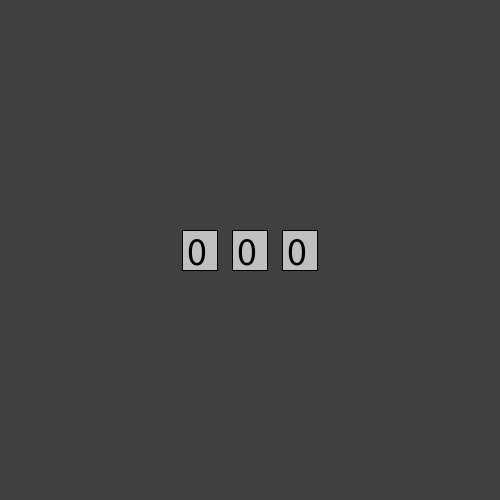
Frame 1 (no input)
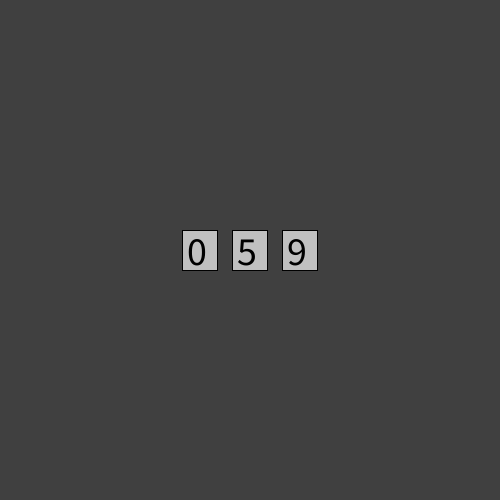
Frame 60 (the mouse pressed at the canvas centre just before this capture)
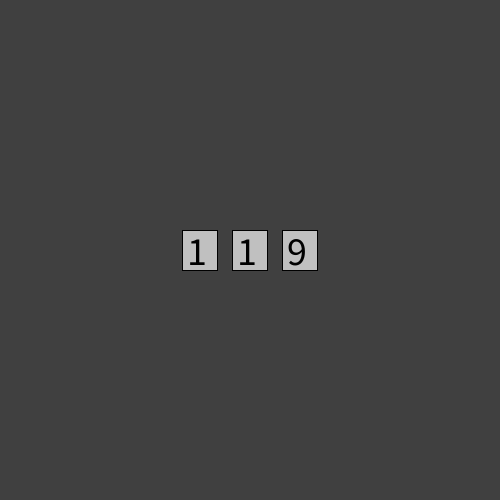
Frame 120 (the mouse held since frame 60 and released just before this capture)

The Processing sketch that drew these frames (run headless with seeded random() and noise(); from frame 60 on, the mouse is pressed at the canvas centre):

// Processing sketch: NumberBoxesAnimated
// ── NumberBoxesAnimated.pde
/* Example
   Draw a 3-digit positive integer, one digit at a time, inside
   boxes in the centre of the canvas.
   Make the positive integer start at 0 and count up by 1 each frame.
*/

//The number to draw in the boxes
int num = 0;
//The number of digits of the number to draw.
int NUM_DIGITS = 3;

//Constants that control the sizes and positions and colours
final int TEXT_SIZE = 40;   //Height of the text (it will actually be drawn shorter)
final int BOX_HEIGHT = 40;  //Height of each box
final int BOX_WIDTH = 35;   //Width of each box
final int BOX_SPACING = 15; //Size of the gap between boxes
//The position for the number within the box
final int LEFT_MARGIN = 5;
final int BOTTOM_MARGIN = 5;
//The colours to use
final int DIGIT_SHADE = 0; //Black
final int BOX_SHADE = 192; //Light grey

//These variables control the top left corner of the next box to draw
int boxTops;     //All boxes have the same top (Y) coordinate
int nextBoxLeft; //The X coordinate of the next box's left side

//These variables are used temporarily to split the number into digits
int copy;  //A copy of "num" which we can destroy while drawing it.
int digit; //One digit to draw inside one box.         

void setup(){
  size(500,500);
  textSize(TEXT_SIZE);
  frameRate(10);
}

void draw(){
  //Put it against a dark grey background - erased each time
  background(64);
  //Draw the digits in boxes
  drawAllDigits();
  //Make the number go up by 1 each time.
  num++;
}

void drawAllDigits(){
  calcFirstBoxPosition(); //Set up the coordinates of the rightmost box
  copy = num; //Make a copy of the number which can be safely destroyed.
  //Draw the three digits, one at a time (we'll do this better later).
  drawLowestDigit(); //This draws, and also REMOVES the lowest digit
  drawLowestDigit(); //This draws the next lowest one, and removes it
  drawLowestDigit(); //This draws the next one, and removes it
}

void calcFirstBoxPosition(){
  //Calculate the top left corner coordinates of the first box
  //First find the entire width of all of the boxes.
  //There will be NUM_DIGITS boxes, but only NUM_DIGITS-1 gaps between them.
  int totalWidth = NUM_DIGITS*BOX_WIDTH + (NUM_DIGITS-1)*BOX_SPACING;
  //Using that, calculate how to centre the boxes in the canvas.
  nextBoxLeft = width/2 + totalWidth/2 - BOX_WIDTH;
  boxTops = height/2 - BOX_HEIGHT/2;
}

void drawLowestDigit(){
  //Draw the lowest digit of the number in "copy". Remove that digit so
  //it won't be drawn again, and change nextBoxLeft for the next digit
  digit = copy%10;  //Pick off the last digit of the copy of the number
  copy = copy/10;    //Permanently remove it (we're just destroying a copy)
  drawDigitInBox(); //Draw that digit
  nextBoxLeft = nextBoxLeft-BOX_WIDTH-BOX_SPACING; //Move left by one box and one space
}

void drawDigitInBox(){
  //Draw the digit in the variable "digit" inside a box whose size and
  //position are controlled by thisBoxLeft, boxTops, BOX_WIDTH, and BOX_HEIGHT
  //The position of the digit inside the box is affected by LEFT_MARGIIN and
  //BOTTOM_MARGIN.
  fill(BOX_SHADE);
  rect(nextBoxLeft,boxTops,BOX_WIDTH,BOX_HEIGHT);
  fill(DIGIT_SHADE);
  text(str(digit),nextBoxLeft+LEFT_MARGIN,boxTops+BOX_HEIGHT-BOTTOM_MARGIN);
}
